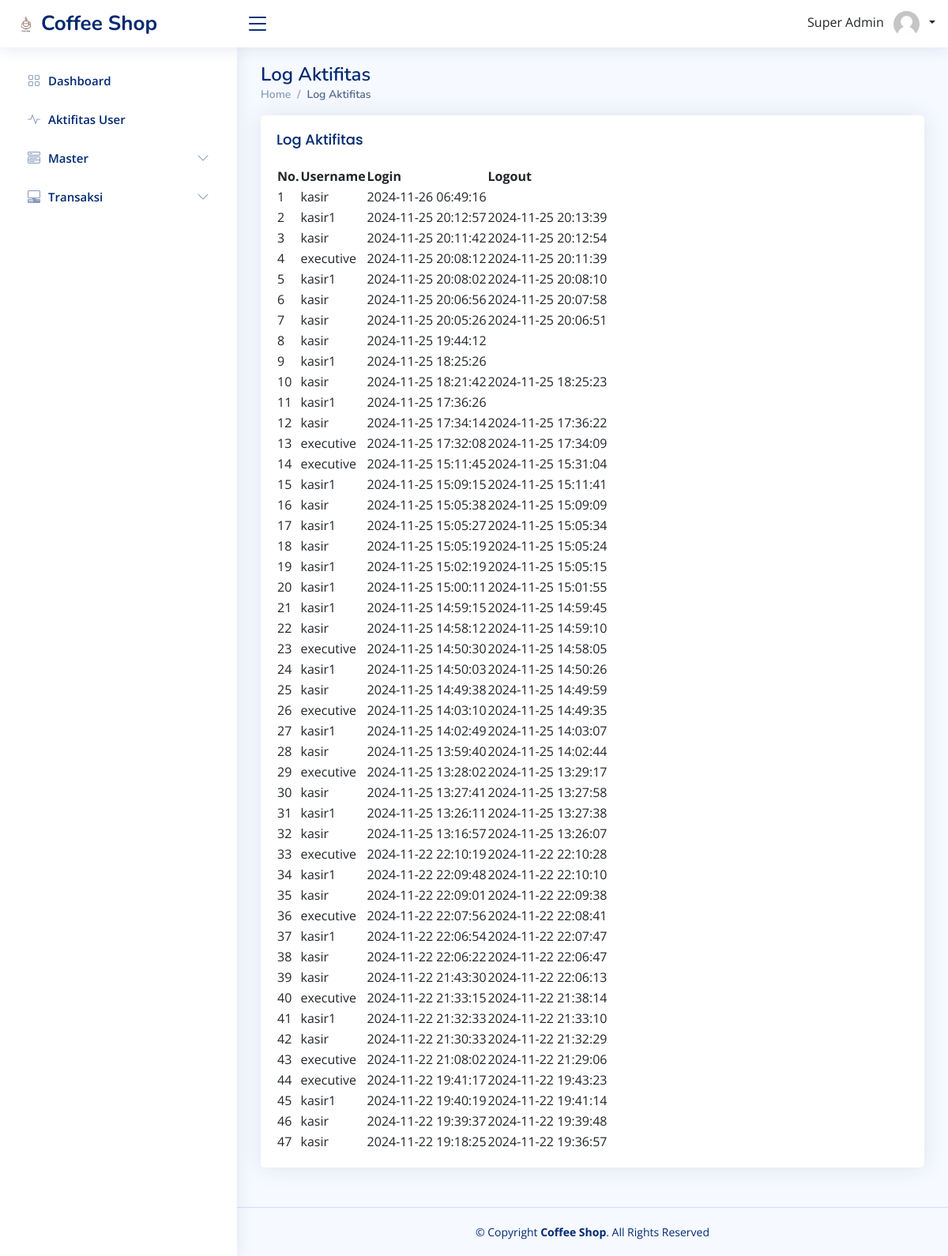
The app's page /index_manajer.php?page=log-aktifitas (signed in), older data.
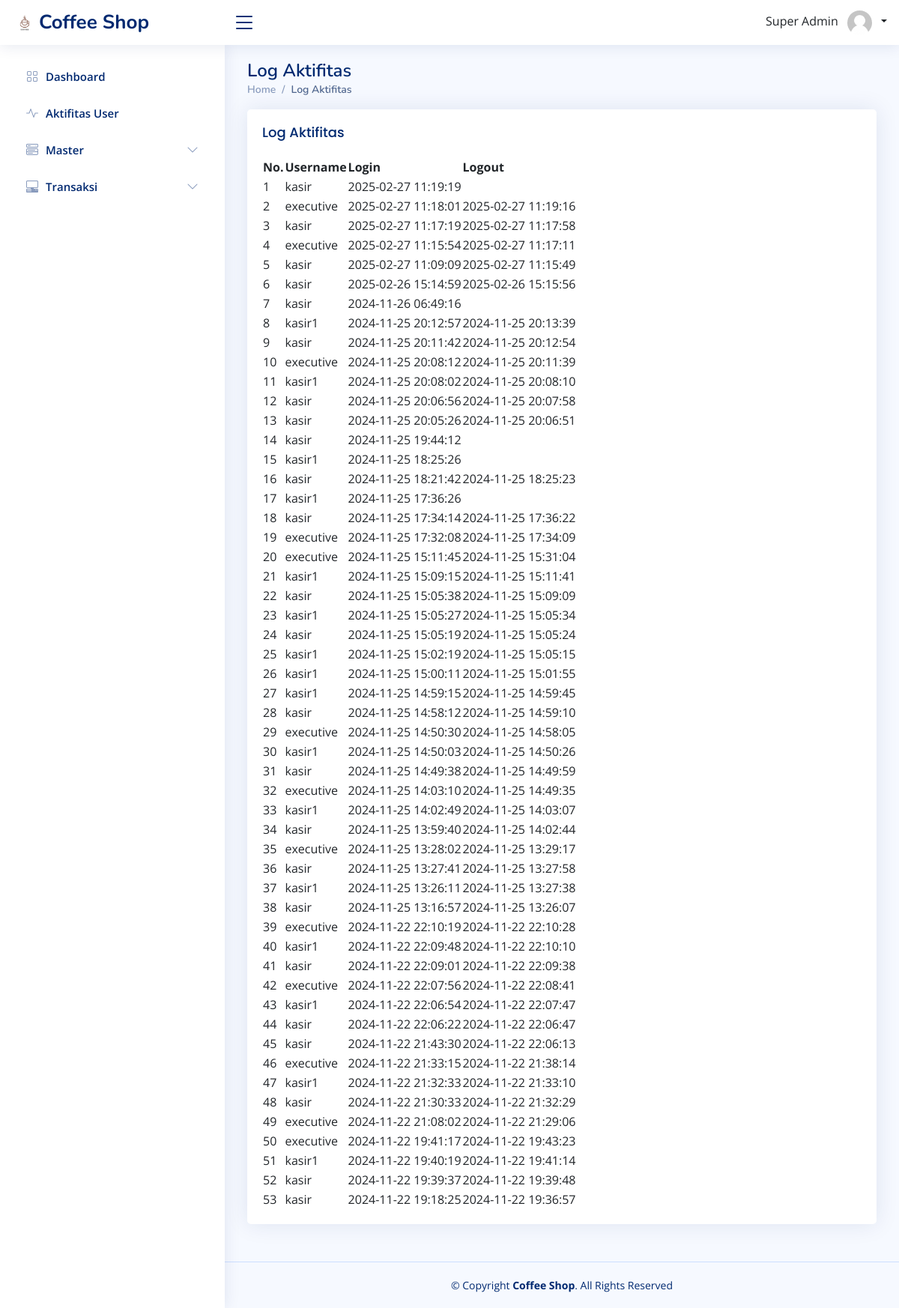
The same page, newer data.
### tables this page shows
CREATE TABLE `log_aktifitas` (
  `id_log` int(11) NOT NULL,
  `id_user` int(11) NOT NULL,
  `login` datetime NOT NULL,
  `logout` datetime DEFAULT NULL
);

CREATE TABLE `tuser` (
  `id_user` int(11) NOT NULL,
  `username` varchar(255) NOT NULL,
  `password` varchar(255) NOT NULL,
  `nama_user` varchar(255) NOT NULL,
  `hak` enum('Super Admin','Manajer','Kasir','') NOT NULL,
  `telepon` varchar(255) NOT NULL,
  `alamat` varchar(255) NOT NULL
);

### function/view-query.php (called while the page is built, shortened)
<?php
function getAktifitas($user_role, $user_id = null)
{
    $conn = connection();
    if ($user_role === 'Super Admin') {
        $query = "SELECT log_aktifitas.id_log, log_aktifitas.id_user, log_aktifitas.login, log_aktifitas.logout, tuser.username FROM log_aktifitas INNER JOIN tuser ON log_aktifitas.id_user = tuser.id_user ORDER BY log_aktifitas.login DESC";
    } elseif ($user_role === 'Manajer') {
        $query = "SELECT log_aktifitas.id_log, log_aktifitas.id_user, log_aktifitas.login, log_aktifitas.logout, tuser.username FROM log_aktifitas INNER JOIN tuser ON log_aktifitas.id_user = tuser.id_user WHERE tuser.hak = 'Kasir' ORDER BY log_aktifitas.login DESC";
    } else {
        $query = "SELECT log_aktifitas.id_log, log_aktifitas.id_user, log_aktifitas.login, log_aktifitas.logout, tuser.username FROM log_aktifitas INNER JOIN tuser ON log_aktifitas.id_user = tuser.id_user WHERE log_aktifitas.id_user = '$user_id' ORDER BY log_aktifitas.login DESC";
    }
    $result = mysqli_query($conn, $query);
    $data = [];
    while ($row = mysqli_fetch_assoc($result)) {
        $data[] = $row;
    }
    return $data;
}

### pages-manajer/log-aktifitas/index_manajer.php (the view, shortened to what this page needs)
<?php
include('function/view-query.php');
$data = getAktifitas($_SESSION['hak'], $_SESSION['id_user']);
?>
<main id="main" class="main">
    <div class="pagetitle">
        <h1>Log Aktifitas</h1>
        <nav>
            <ol class="breadcrumb">
                <li class="breadcrumb-item"><a href="index.php">Home</a></li>
                <li class="breadcrumb-item active">Log Aktifitas</li>
            </ol>
        </nav>
    </div>
    <section class="section">
        <div class="row">
            <div class="col-lg-12">
                <div class="card">
                    <div class="card-body">
                        <h5 class="card-title">Log Aktifitas</h5>
                        <table id="table-user">
                            <thead>
                                <tr>
                                    <th>No.</th>
                                    <th>Username</th>
                                    <th>Login</th>
                                    <th>Logout</th>
                                </tr>
                            </thead>
                            <tbody>
                                <?php
                                foreach ($data as $key => $value) { ?>
                                    <tr>
                                        <td><?= $key + 1 ?></td>
                                        <td><?= $value['username'] ?></td>
                                        <td><?= $value['login'] ?></td>
                                        <td><?= $value['logout'] ?></td>
                                    </tr>
                                <?php }
                                ?>
                            </tbody>
                        </table>
                    </div>
                </div>
            </div>
        </div>
    </section>
</main>

Row changes from the older to the newer data that the page shows:
added log_aktifitas: id_user.username "kasir", login "2025-02-27 11:19:19"
added log_aktifitas: id_user.username "executive", login "2025-02-27 11:18:01", logout "2025-02-27 11:19:16"
added log_aktifitas: id_user.username "kasir", login "2025-02-27 11:17:19", logout "2025-02-27 11:17:58"
added log_aktifitas: id_user.username "executive", login "2025-02-27 11:15:54", logout "2025-02-27 11:17:11"
added log_aktifitas: id_user.username "kasir", login "2025-02-27 11:09:09", logout "2025-02-27 11:15:49"
added log_aktifitas: id_user.username "kasir", login "2025-02-26 15:14:59", logout "2025-02-26 15:15:56"
